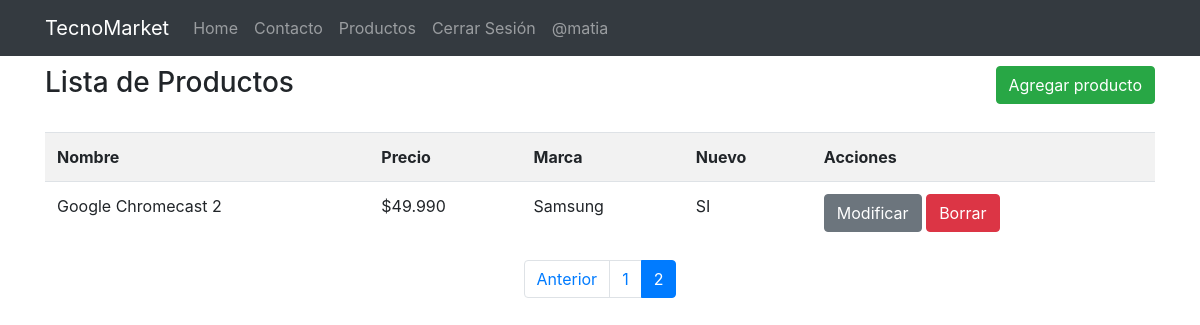
Before: /listar/?page=2 (signed in) with the older database file.
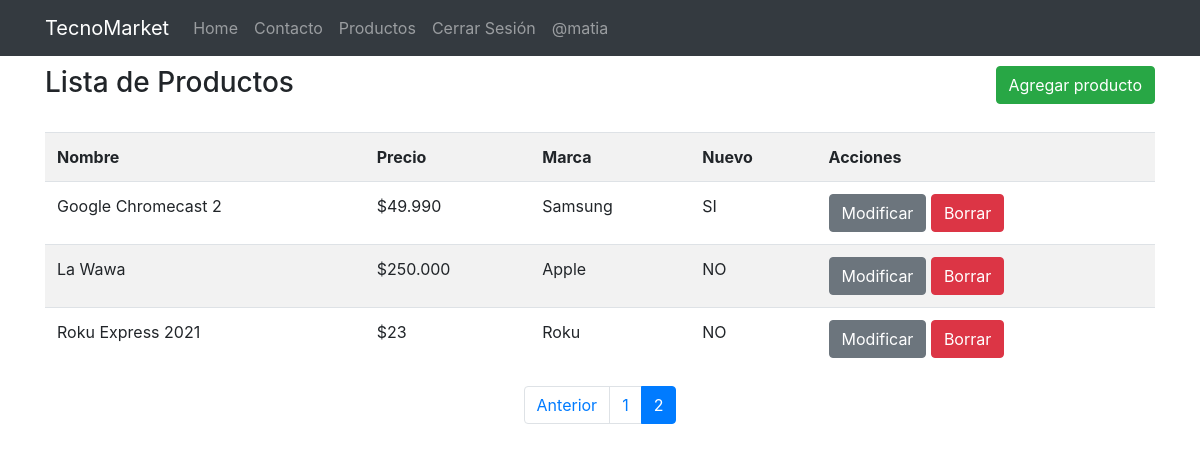
After: the same page with the newer database file.
### app/models.py (models this page shows, shortened)
class Producto(models.Model):
    nombre = models.CharField(max_length=200)
    precio = models.IntegerField()
    descripcion = models.TextField()
    nuevo = models.BooleanField()
    marca = models.ForeignKey(Marca, on_delete=models.PROTECT)
    fecha_fabricacion = models.DateField()
    imagen = models.ImageField(upload_to="productos", null=True)

class Marca(models.Model):
    nombre = models.CharField(max_length=200)
    def __str__(self):
        return self.nombre

### app/views.py (the view)
# urls.py: path('listar/', listar, name="listar"),
@permission_required('app.view_producto')
def listar(request):
    productos =Producto.objects.all()
    page = request.GET.get('page', 1)
    try:
        paginator = Paginator(productos, 5)
        productos = paginator.page(page)
    except:
        raise Http404
    data = {
        'entity': productos, #entity para uso de paginador
        'paginator': paginator
    }
    return render(request, 'app/producto/listar.html', data)

### app/templates/app/producto/listar.html (shortened to what this page needs)
{% extends 'app/navbar.html' %}
{% block contenido %}
{% load humanize %}
{% load crispy_forms_tags %}
<div class="container">
    <div class="row" style="padding-top: 10px;">
        <div class="col-lg-6">
            <h3>Lista de Productos</h3>
        </div>
        {% if perms.app.add_producto %}
        <div class="col-lg-6">
            <a class="btn btn-success float-right" href="{% url 'agregar' %}">
                Agregar producto
            </a>
        </div>
        {% endif %}
    </div>
    <br>
    <table class="table table-striped table-hover">
        <tr>
            <th>Nombre</th>
            <th>Precio</th>
            <th>Marca</th>
            <th>Nuevo</th>
            <th>Acciones</th>
        </tr>
        {% for p in entity %}
        <tr>
            <td>{{ p.nombre | title }}</td>
            <td>${{ p.precio | intcomma }}</td>
            <td>{{ p.marca | title }}</td>
            <td>
                {% if p.nuevo %}
                SI
                {% else %}
                NO
                {% endif %}
            </td>
            <td>
                {% if perms.app.change_producto %}
                    <a href="{% url 'modificar' p.id %}" class="btn btn-secondary btm-sm">Modificar</a>
                {% endif %}
                {% if perms.app.delete_producto %}
                    <a href="{% url 'eliminar' p.id %}" class="btn btn-danger btm-sm">Borrar</a>
                {% endif %}
            </td>
        </tr>
        {% endfor %}
    </table>
    <div>
        {% include 'app/paginator.html' %}
    </div>
</div>
{% endblock %}

Changed rows visible on the page:
added Producto: nombre "La Wawa", precio "250.000", marca "Apple", nuevo "NO"
added Producto: nombre "Roku Express 2021", precio "23", marca "Roku", nuevo "NO"
